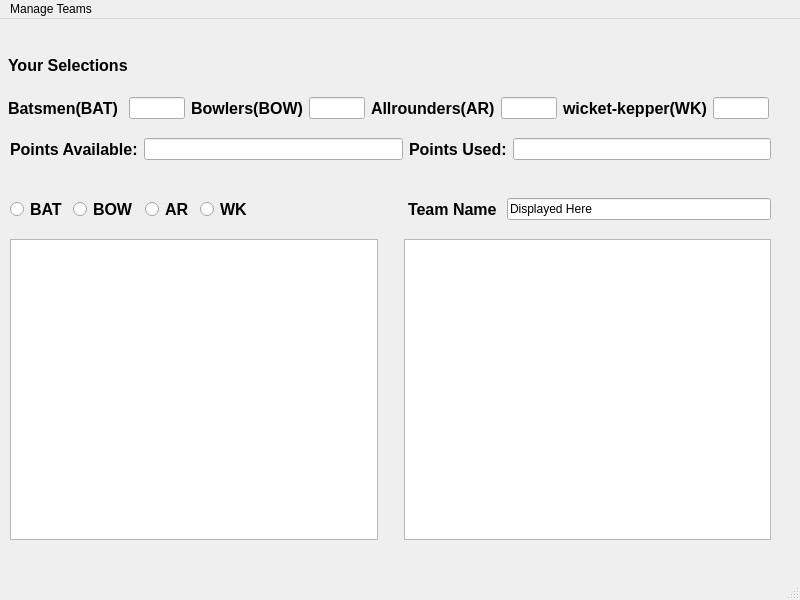
<?xml version="1.0" encoding="UTF-8"?>
<ui version="4.0">
 <class>MainWindow</class>
 <widget class="QMainWindow" name="MainWindow">
  <property name="geometry">
   <rect>
    <x>0</x>
    <y>0</y>
    <width>800</width>
    <height>600</height>
   </rect>
  </property>
  <property name="windowTitle">
   <string>MainWindow</string>
  </property>
  <widget class="QWidget" name="centralwidget">
   <widget class="QWidget" name="verticalLayoutWidget">
    <property name="geometry">
     <rect>
      <x>8</x>
      <y>20</y>
      <width>761</width>
      <height>80</height>
     </rect>
    </property>
    <layout class="QVBoxLayout" name="verticalLayout">
     <item>
      <widget class="QLabel" name="label">
       <property name="font">
        <font>
         <family>Arial</family>
         <pointsize>12</pointsize>
         <weight>75</weight>
         <bold>true</bold>
        </font>
       </property>
       <property name="text">
        <string>Your Selections</string>
       </property>
      </widget>
     </item>
     <item>
      <layout class="QHBoxLayout" name="horizontalLayout">
       <item>
        <widget class="QLabel" name="label_4">
         <property name="font">
          <font>
           <family>Arial</family>
           <pointsize>12</pointsize>
           <weight>75</weight>
           <bold>true</bold>
          </font>
         </property>
         <property name="text">
          <string>Batsmen(BAT) </string>
         </property>
        </widget>
       </item>
       <item>
        <widget class="QLineEdit" name="lineEdit">
         <property name="sizePolicy">
          <sizepolicy hsizetype="Expanding" vsizetype="Fixed">
           <horstretch>0</horstretch>
           <verstretch>0</verstretch>
          </sizepolicy>
         </property>
         <property name="inputMask">
          <string>99</string>
         </property>
         <property name="text">
          <string/>
         </property>
        </widget>
       </item>
       <item>
        <widget class="QLabel" name="label_3">
         <property name="font">
          <font>
           <family>Arial</family>
           <pointsize>12</pointsize>
           <weight>75</weight>
           <bold>true</bold>
          </font>
         </property>
         <property name="text">
          <string>Bowlers(BOW)</string>
         </property>
        </widget>
       </item>
       <item>
        <widget class="QLineEdit" name="lineEdit_2">
         <property name="inputMask">
          <string>99</string>
         </property>
         <property name="text">
          <string/>
         </property>
        </widget>
       </item>
       <item>
        <widget class="QLabel" name="label_5">
         <property name="font">
          <font>
           <family>Arial</family>
           <pointsize>12</pointsize>
           <weight>75</weight>
           <bold>true</bold>
          </font>
         </property>
         <property name="text">
          <string>Allrounders(AR)</string>
         </property>
        </widget>
       </item>
       <item>
        <widget class="QLineEdit" name="lineEdit_3">
         <property name="inputMask">
          <string>99</string>
         </property>
         <property name="text">
          <string/>
         </property>
        </widget>
       </item>
       <item>
        <widget class="QLabel" name="label_2">
         <property name="font">
          <font>
           <family>Arial</family>
           <pointsize>12</pointsize>
           <weight>75</weight>
           <bold>true</bold>
          </font>
         </property>
         <property name="text">
          <string>wicket-kepper(WK)</string>
         </property>
        </widget>
       </item>
       <item>
        <widget class="QLineEdit" name="lineEdit_4">
         <property name="inputMask">
          <string>99</string>
         </property>
        </widget>
       </item>
      </layout>
     </item>
    </layout>
   </widget>
   <widget class="QWidget" name="horizontalLayoutWidget_2">
    <property name="geometry">
     <rect>
      <x>10</x>
      <y>100</y>
      <width>761</width>
      <height>61</height>
     </rect>
    </property>
    <layout class="QHBoxLayout" name="horizontalLayout_2">
     <item>
      <widget class="QLabel" name="label_7">
       <property name="font">
        <font>
         <family>Arial</family>
         <pointsize>12</pointsize>
         <weight>75</weight>
         <bold>true</bold>
        </font>
       </property>
       <property name="text">
        <string>Points Available:</string>
       </property>
      </widget>
     </item>
     <item>
      <widget class="QLineEdit" name="lineEdit_5">
       <property name="inputMask">
        <string>9999</string>
       </property>
      </widget>
     </item>
     <item>
      <widget class="QLabel" name="label_6">
       <property name="font">
        <font>
         <family>Arial</family>
         <pointsize>12</pointsize>
         <weight>75</weight>
         <bold>true</bold>
        </font>
       </property>
       <property name="text">
        <string>Points Used:</string>
       </property>
      </widget>
     </item>
     <item>
      <widget class="QLineEdit" name="lineEdit_6">
       <property name="inputMask">
        <string>9999</string>
       </property>
      </widget>
     </item>
    </layout>
   </widget>
   <widget class="QWidget" name="horizontalLayoutWidget_3">
    <property name="geometry">
     <rect>
      <x>10</x>
      <y>220</y>
      <width>761</width>
      <height>301</height>
     </rect>
    </property>
    <layout class="QHBoxLayout" name="horizontalLayout_3">
     <item>
      <widget class="QListWidget" name="listWidget"/>
     </item>
     <item>
      <spacer name="horizontalSpacer">
       <property name="orientation">
        <enum>Qt::Horizontal</enum>
       </property>
       <property name="sizeType">
        <enum>QSizePolicy::Fixed</enum>
       </property>
       <property name="sizeHint" stdset="0">
        <size>
         <width>20</width>
         <height>20</height>
        </size>
       </property>
      </spacer>
     </item>
     <item>
      <widget class="QListWidget" name="listWidget"/>
     </item>
    </layout>
   </widget>
   <widget class="QWidget" name="horizontalLayoutWidget_4">
    <property name="geometry">
     <rect>
      <x>10</x>
      <y>160</y>
      <width>761</width>
      <height>61</height>
     </rect>
    </property>
    <layout class="QHBoxLayout" name="horizontalLayout_4">
     <item>
      <widget class="QRadioButton" name="radioButton_4">
       <property name="font">
        <font>
         <family>Arial</family>
         <pointsize>12</pointsize>
         <weight>75</weight>
         <bold>true</bold>
        </font>
       </property>
       <property name="text">
        <string>BAT</string>
       </property>
      </widget>
     </item>
     <item>
      <widget class="QRadioButton" name="radioButton_3">
       <property name="font">
        <font>
         <family>Arial</family>
         <pointsize>12</pointsize>
         <weight>75</weight>
         <bold>true</bold>
        </font>
       </property>
       <property name="text">
        <string>BOW</string>
       </property>
      </widget>
     </item>
     <item>
      <widget class="QRadioButton" name="radioButton_2">
       <property name="font">
        <font>
         <family>Arial</family>
         <pointsize>12</pointsize>
         <weight>75</weight>
         <bold>true</bold>
        </font>
       </property>
       <property name="text">
        <string>AR</string>
       </property>
      </widget>
     </item>
     <item>
      <widget class="QRadioButton" name="radioButton">
       <property name="font">
        <font>
         <family>Arial</family>
         <pointsize>12</pointsize>
         <weight>75</weight>
         <bold>true</bold>
        </font>
       </property>
       <property name="text">
        <string>WK</string>
       </property>
      </widget>
     </item>
     <item>
      <spacer name="horizontalSpacer_2">
       <property name="orientation">
        <enum>Qt::Horizontal</enum>
       </property>
       <property name="sizeType">
        <enum>QSizePolicy::Fixed</enum>
       </property>
       <property name="sizeHint" stdset="0">
        <size>
         <width>150</width>
         <height>20</height>
        </size>
       </property>
      </spacer>
     </item>
     <item>
      <widget class="QLabel" name="label_8">
       <property name="font">
        <font>
         <family>Arial</family>
         <pointsize>12</pointsize>
         <weight>75</weight>
         <bold>true</bold>
        </font>
       </property>
       <property name="text">
        <string>Team Name </string>
       </property>
      </widget>
     </item>
     <item>
      <widget class="QLineEdit" name="lineEdit_7">
       <property name="text">
        <string>Displayed Here</string>
       </property>
      </widget>
     </item>
    </layout>
   </widget>
  </widget>
  <widget class="QMenuBar" name="menubar">
   <property name="geometry">
    <rect>
     <x>0</x>
     <y>0</y>
     <width>800</width>
     <height>21</height>
    </rect>
   </property>
   <widget class="QMenu" name="menuManage_Teams">
    <property name="title">
     <string>Manage Teams</string>
    </property>
    <addaction name="actionNEW_Team"/>
    <addaction name="actionOPEN_Team"/>
    <addaction name="actionSAVE_Team"/>
    <addaction name="actionEVALUATE_Team"/>
   </widget>
   <addaction name="menuManage_Teams"/>
  </widget>
  <widget class="QStatusBar" name="statusbar"/>
  <action name="actionNEW_Team">
   <property name="text">
    <string>NEW Team</string>
   </property>
  </action>
  <action name="actionOPEN_Team">
   <property name="text">
    <string>OPEN Team</string>
   </property>
  </action>
  <action name="actionSAVE_Team">
   <property name="text">
    <string>SAVE Team</string>
   </property>
  </action>
  <action name="actionEVALUATE_Team">
   <property name="text">
    <string>EVALUATE Team</string>
   </property>
  </action>
 </widget>
 <resources/>
 <connections/>
</ui>
